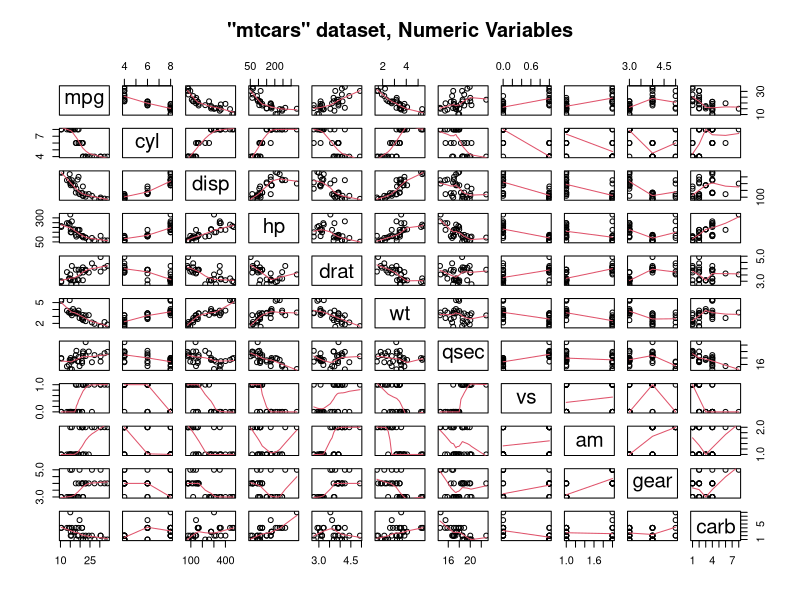
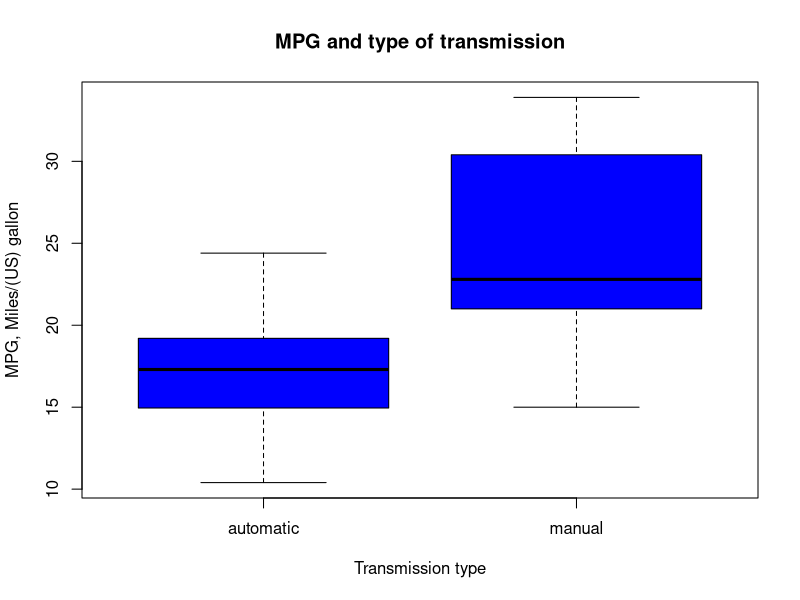
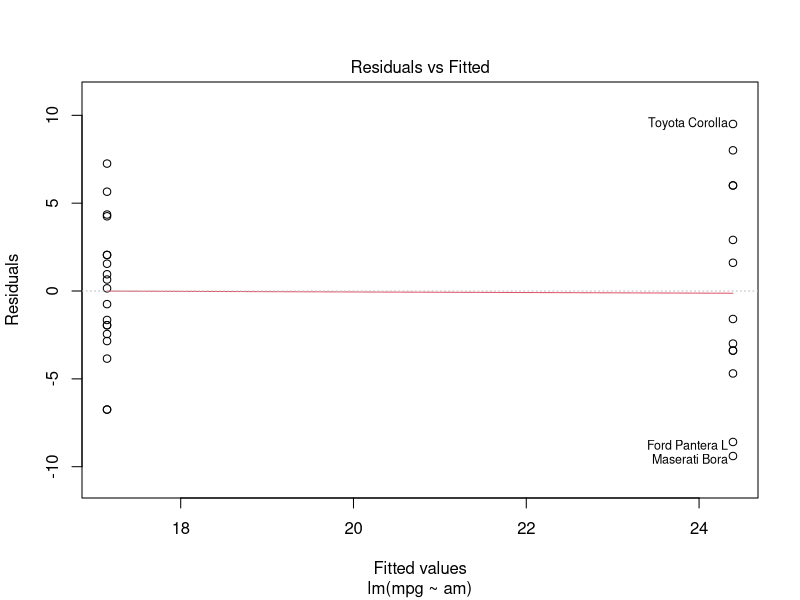
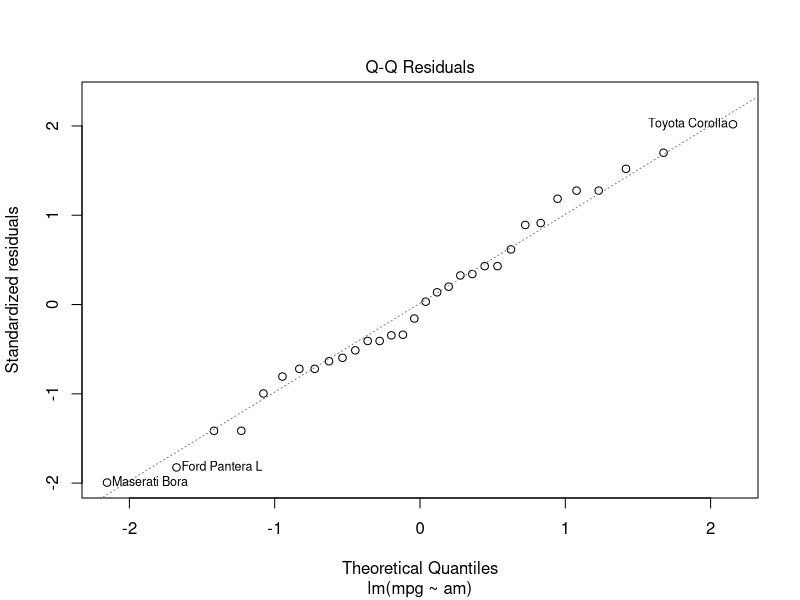
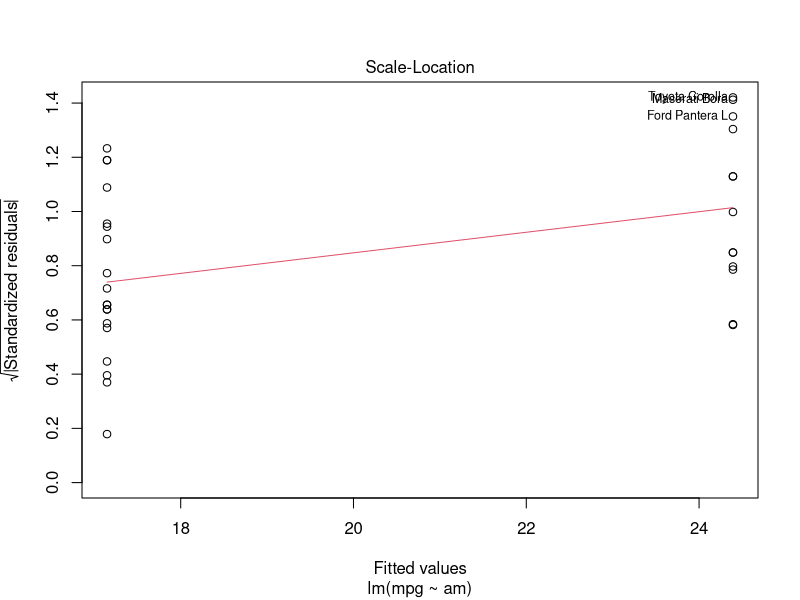
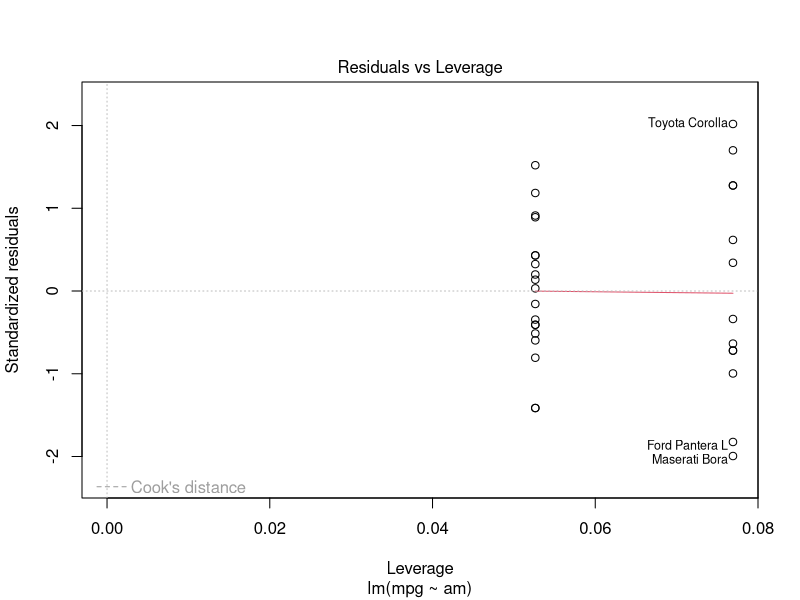
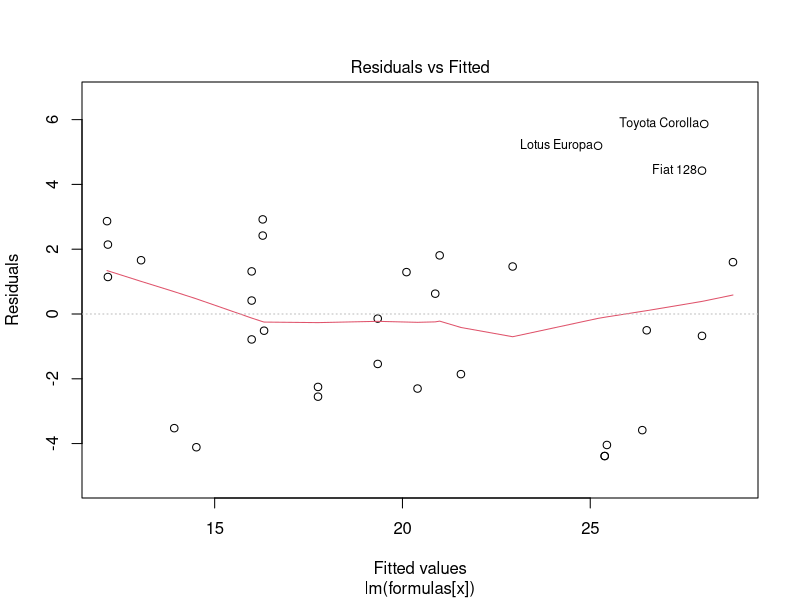
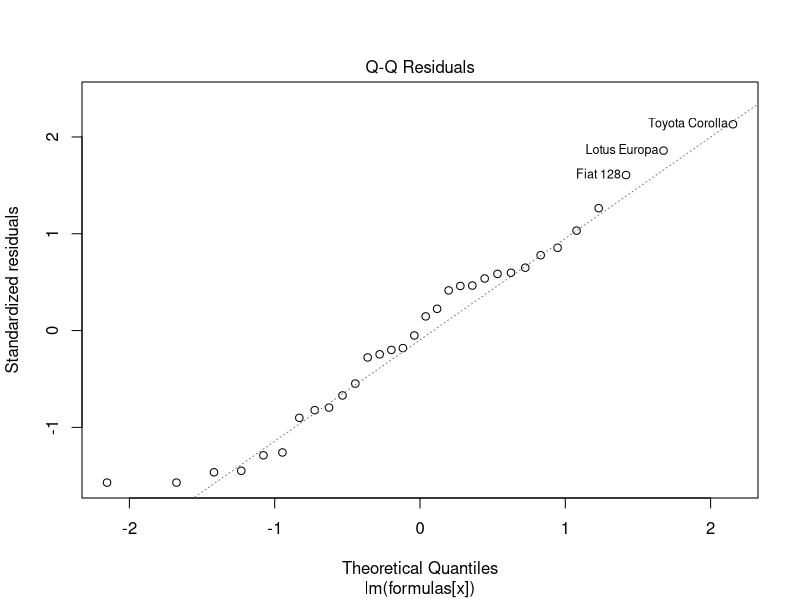

R code for these plots, in order:
data <- mtcars


data$am <- as.factor(data$am)
levels(data$am) <- c("automatic","manual")

pairs(data,panel=panel.smooth,main="\"mtcars\" dataset, Numeric Variables")

boxplot(data$mpg~data$am,col="blue",main="MPG and type of transmission",
        xlab="Transmission type",ylab="MPG, Miles/(US) gallon")


#univariate model
fit <- lm(mpg~am,data)
summary(fit)
plot(fit)


#2vars model
columns <- colnames(data)
columns <- columns[!(columns %in% c("mpg","am"))]
formulas <- paste0("mpg~am+",columns)
models <- length(formulas)
multivariateFit <- lapply(1:models, function(x) lm(formula=formulas[x],data))
lapply(1:models, function(x) anova(fit,multivariateFit[[x]]))
pvalues <- sapply(1:models, function(x) anova(fit,multivariateFit[[x]])[2,6])
formulas[which.min(pvalues)]
min(pvalues)
summary(multivariateFit[[which.min(pvalues)]])
plot(multivariateFit[[which.min(pvalues)]])



#3 vars model
columns <- colnames(data)
columns <- columns[!(columns %in% c("mpg","am","hp"))]
formulas <- paste0("mpg~am+hp+",columns)
models <- length(formulas)
multivariateFit <- lapply(1:models, function(x) lm(formula=formulas[x],data))
lapply(1:models, function(x) anova(fit,multivariateFit[[x]]))
pvalues <- sapply(1:models, function(x) anova(fit,multivariateFit[[x]])[2,6])
formulas[which.min(pvalues)]
min(pvalues)
summary(multivariateFit[[which.min(pvalues)]])
plot(multivariateFit[[which.min(pvalues)]])


#quadrivariate model
columns <- colnames(data)
columns <- columns[!(columns %in% c("mpg","am","hp","wt"))]
formulas <- paste0("mpg~am+hp+wt+",columns)
models <- length(formulas)
multivariateFit <- lapply(1:models, function(x) lm(formula=formulas[x],data))
lapply(1:models, function(x) anova(fit,multivariateFit[[x]]))
pvalues <- sapply(1:models, function(x) anova(fit,multivariateFit[[x]])[2,6])
formulas[which.min(pvalues)]
min(pvalues)
summary(multivariateFit[[which.min(pvalues)]])
plot(multivariateFit[[which.min(pvalues)]])
